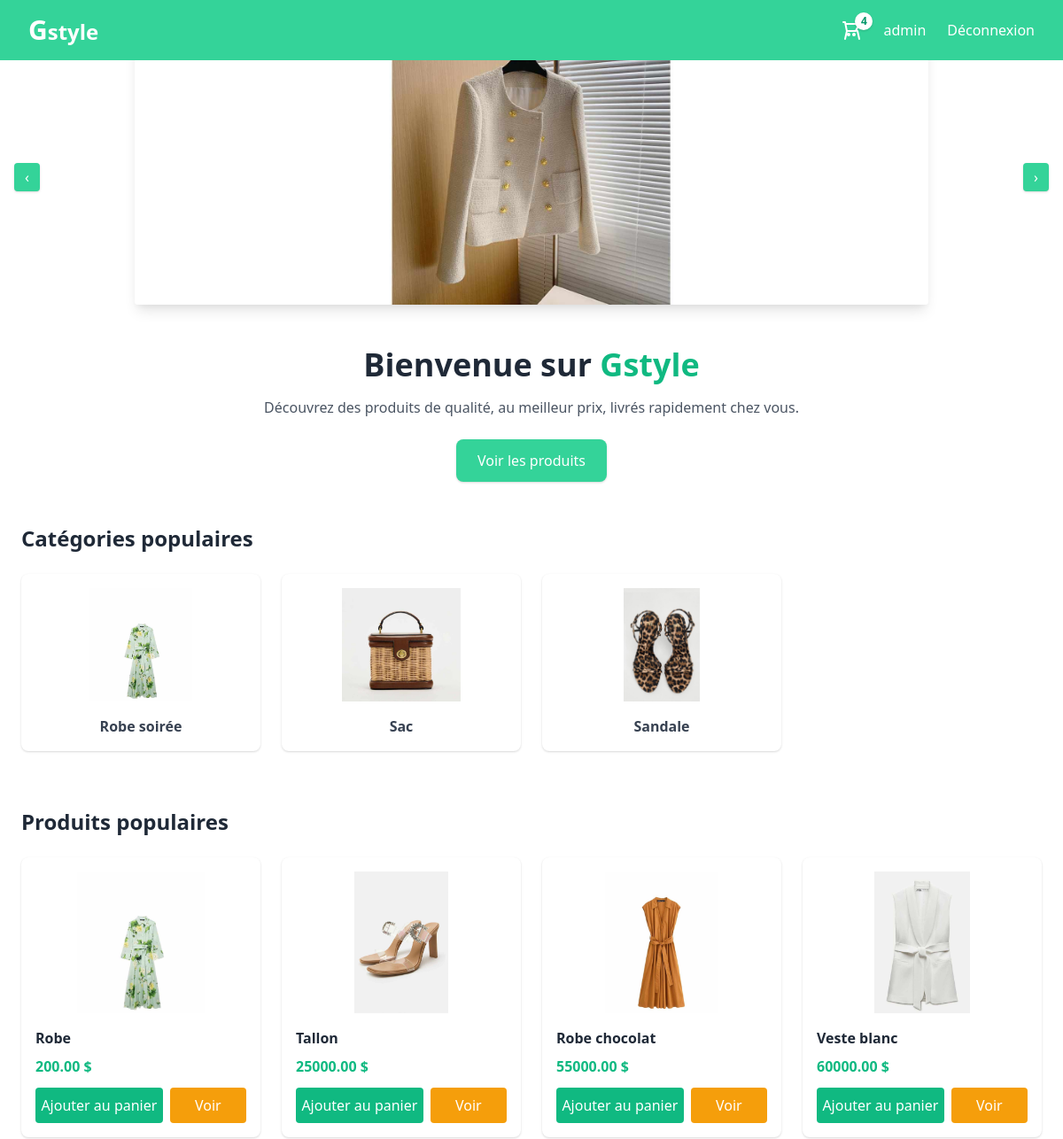
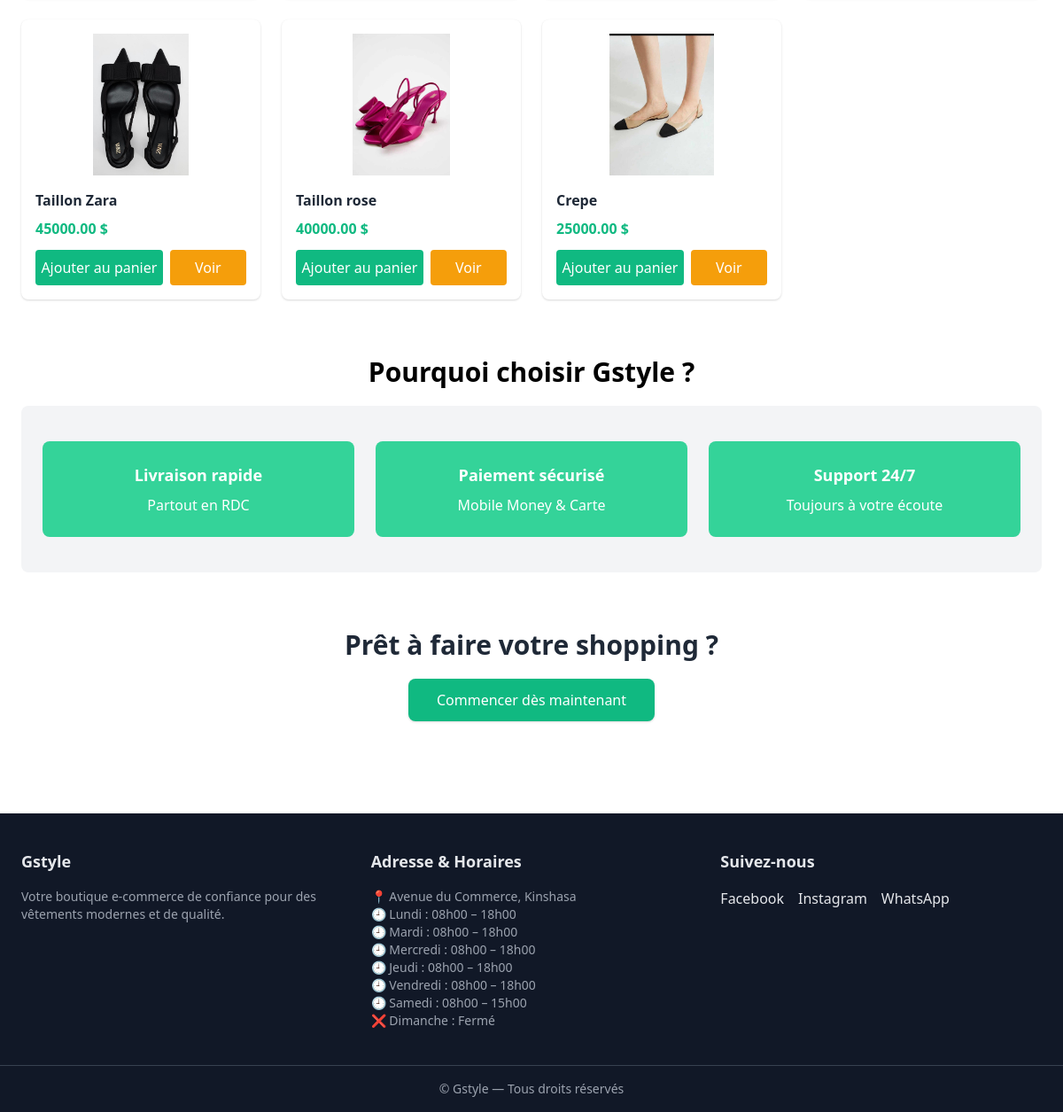
The app's page / (signed in) with its own data (2 pictures, top to bottom).
### panier/models.py (models this page shows, shortened)
class Panier(models.Model):
    user = models.ForeignKey(User, on_delete=models.CASCADE, null=True, blank=True)
    date_creation = models.DateTimeField(auto_now_add=True)
    date_modification = models.DateTimeField(auto_now=True)
    def total_items(self):
        return self.lignepanier_set.count()

### products/models.py (models this page shows, shortened)
class Categorie(models.Model):
    nom = models.CharField(max_length=100)
    image = models.ImageField(upload_to="categories/", blank=True, null=True)
    est_populaire = models.BooleanField(default=False)

class Produit(models.Model):
    nom = models.CharField(max_length=200)
    description = models.TextField()
    prix = models.DecimalField(max_digits=10, decimal_places=2)
    image = models.ImageField(upload_to='products/')
    stock = models.PositiveIntegerField(default=0)
    est_populaire = models.BooleanField(default=False)
    categorie = models.ForeignKey(Categorie, on_delete=models.SET_NULL, null=True, blank=True)

### ecommerce/views.py (the view)
# urls.py: 2. Add a URL to urlpatterns:  path('', views.home, name='home')
def home(request):
    categories_populaires = Categorie.objects.filter(est_populaire=True)
    produits_populaires = Produit.objects.filter(est_populaire=True)[:8]
    context = {
        "categories": categories_populaires,
        "produits": produits_populaires,
    }
    return render(request, "home.html", context)

### panier/context_processors.py (called while the page is built)
def panier_context(request):
    if request.user.is_authenticated:
        panier, _ = Panier.objects.get_or_create(user=request.user)
        return {'panier': panier}
    return {'panier': None}

### ecommerce/templates/home.html (shortened to what this page needs)
{% extends "base.html" %}
{% load static %}
{% block content %}
<section class="text-center mb-12">
    <h1 class="text-4xl font-extrabold text-gray-800">
        Bienvenue sur <span class="text-green-500">Gstyle</span>
    </h1>
    <p class="mt-4 text-gray-600 max-w-2xl mx-auto">
        Découvrez des produits de qualité, au meilleur prix, livrés rapidement chez vous.
    </p>
    <a href="{% url 'products:list_products' %}"
       class="inline-block mt-6 bg-green-400 text-white px-6 py-3 rounded-lg shadow hover:bg-green-600 transition">
        Voir les produits
    </a>
</section>
<section class="mb-16">
    <h2 class="text-2xl font-bold mb-6 text-gray-800">
        Catégories populaires
    </h2>
    <div class="grid grid-cols-1 sm:grid-cols-2 md:grid-cols-4 gap-6">
        {% for cat in categories %}
        <div class="bg-white rounded-lg shadow hover:shadow-lg transition p-4 text-center">
            <img src="{{ cat.image.url }}" class="h-32 mx-auto object-contain" alt="{{ cat.nom }}">
            <h3 class="mt-4 font-semibold text-gray-700">{{ cat.nom }}</h3>
        </div>
        {% empty %}
        <p>Aucune catégorie populaire</p>
        {% endfor %}
    </div>
</section>
<section class="mb-16">
    <h2 class="text-2xl font-bold mb-6 text-gray-800">
        Produits populaires
    </h2>
    <div class="grid grid-cols-1 sm:grid-cols-2 md:grid-cols-4 gap-6">
        {% for prod in produits %}
        <div class="bg-white rounded-lg shadow hover:shadow-lg transition p-4">
            <img src="{{ prod.image.url }}" class="h-40 w-full object-contain" alt="{{ prod.nom }}">
            <h3 class="mt-4 font-semibold text-gray-800">{{ prod.nom }}</h3>
            <p class="text-green-500 font-bold mt-2">{{ prod.prix }} $</p>
            <div class="flex gap-2">
                <a href="{% url 'add_to_cart' prod.id %}" class="w-60 mt-3 bg-green-500 text-white text-center py-2 rounded hover:bg-green-600 transition">
                Ajouter au panier
            </a>
            <a href="{% url 'products:detail' prod.id %}" class="w-36 mt-3 bg-yellow-500 text-white text-center py-2 rounded hover:bg-yellow-600 transition">Voir</a>
            </div>
        </div>
        {% empty %}
        <p>Aucun produit populaire</p>
        {% endfor %}
    </div>
</section>
<h2 class="text-3xl text-center font-bold"> Pourquoi choisir Gstyle ?</h2>
<section class="bg-gray-100 rounded-lg p-10 px-6 mt-5 mb-16">
    <div class="grid grid-cols-1 md:grid-cols-3 gap-6 text-center">
        <div class="bg-green-400 p-6 text-white rounded-lg">
            <h3 class="font-bold text-lg">Livraison rapide</h3>
            <p class="text-white-600 mt-2">Partout en RDC</p>
        </div>
        <div class="bg-green-400 p-6 text-white rounded-lg">
            <h3 class="font-bold text-lg">Paiement sécurisé</h3>
            <p class="text-white-600 mt-2">Mobile Money & Carte</p>
        </div>
        <div class="bg-green-400 p-6 text-white rounded-lg">
            <h3 class="font-bold text-lg">Support 24/7</h3>
            <p class="text-white-600 mt-2">Toujours à votre écoute</p>
        </div>
    </div>
</section>
<section class="text-center mb-10">
    <h2 class="text-3xl font-bold text-gray-800">
        Prêt à faire votre shopping ?
    </h2>
    <a href="{% url 'products:list_products' %}"
       class="inline-block mt-5 bg-green-500 text-white px-8 py-3 rounded-lg shadow hover:bg-green-400 transition">
        Commencer dès maintenant
    </a>
</section>
{% endblock %}

### ecommerce/templates/base.html (shortened to what this page needs)
{% load static %}
<!DOCTYPE html>
<html lang="fr">
<head>
    <link href="https://cdn.jsdelivr.net/npm/tailwindcss@2.2.19/dist/tailwind.min.css" rel="stylesheet">
</head>
<body class="bg-white text-black overflow-x-hidden">
<nav class="fixed top-0 left-0 w-full z-50 bg-green-400 px-8 py-4 flex justify-between items-center">
    <a href="{% url 'home' %}" class="text-white text-2xl font-bold">
        <span class="text-3xl">G</span>style
    </a>
    <div class="flex items-center gap-6">
        <a href="{% url 'cart' %}" class="relative flex items-center text-white font-medium">
            <svg xmlns="http://www.w3.org/2000/svg" class="w-6 h-6" fill="none"
                viewBox="0 0 24 24" stroke="currentColor">
                <path stroke-linecap="round" stroke-linejoin="round" stroke-width="2"
                    d="M3 3h2l.4 2M7 13h10l4-8H5.4M7 13L5.4 5M7 13l-2 9m14-9l2 9m-5-5a1 1 0 11-2 0 1 1 0 012 0zm-6 0a1 1 0 11-2 0 1 1 0 012 0z" />
            </svg>
            <span
                class="absolute -top-2 -right-3
        flex items-center justify-center
        w-5 h-5
        bg-white text-green-600
        text-xs font-bold
        rounded-full
        shadow">
                {{ panier.total_items|default:0 }}
            </span>
        </a>
        {% if request.user.is_authenticated %}
            <span class="text-white">{{ request.user.username }}</span>
            <a href="{% url 'logout' %}" class="text-white hover:text-gray-500">Déconnexion</a>
        {% else %}
            <a href="{% url 'login' %}" class="text-white hover:underline">Connexion</a>
            <a href="{% url 'register' %}" class="text-white hover:underline">Inscription</a>
        {% endif %}
    </div>
</nav>
<div
    x-data="{
        current: 0,
        images: [
            '{% static "images/prod1.jpg" %}',
            '{% static "images/prod2.jpg" %}',
            '{% static "images/prod3.jpg" %}'
        ]
    }"
    x-init="setInterval(() => current = (current + 1) % images.length, 3000)"
    class="relative w-full bg-white flex items-center justify-center py-6"
>
    <div class="relative w-full max-w-4xl h-80 overflow-hidden mx-auto rounded shadow-lg">
    <template x-for="(img, index) in images" :key="index">
        <img
            x-show="current === index"
            x-transition:enter="transition ease-out duration-700"
            x-transition:enter-start="opacity-0 scale-105"
            x-transition:enter-end="opacity-100 scale-100"
            x-transition:leave="transition ease-in duration-500"
            x-transition:leave-start="opacity-100 scale-100"
            x-transition:leave-end="opacity-0 scale-95"
            :src="img"
            class="absolute inset-0 w-full h-full object-contain bg-white"
            alt="Produit"
        >
    </template>
</div>
    <button
        @click="current = current === 0 ? images.length - 1 : current - 1"
        class="absolute left-4 top-1/2 -translate-y-1/2 bg-green-400 text-white px-3 py-1 rounded shadow">
        ‹
    </button>
    <button
        @click="current = current === images.length - 1 ? 0 : current + 1"
        class="absolute right-4 top-1/2 -translate-y-1/2 bg-green-400 text-white px-3 py-1 rounded shadow">
        ›
    </button>
</div>
<div class="p-6">
    {% block content %}{% endblock %}
</div>
<footer class="bg-gray-900 text-gray-200 mt-10">
    <div class="max-w-7xl mx-auto px-6 py-10 grid grid-cols-1 md:grid-cols-3 gap-8">
        <div>
            <h3 class="text-lg font-semibold mb-4">Gstyle</h3>
            <p class="text-sm text-gray-400">
                Votre boutique e-commerce de confiance pour des vêtements modernes
                et de qualité.
            </p>
        </div>
        <div>
            <h3 class="text-lg font-semibold mb-4">Adresse & Horaires</h3>
            <p class="text-sm text-gray-400">
                📍 Avenue du Commerce, Kinshasa<br>
                🕘 Lundi : 08h00 – 18h00<br>
                🕘 Mardi : 08h00 – 18h00<br>
                🕘 Mercredi : 08h00 – 18h00<br>
                🕘 Jeudi : 08h00 – 18h00<br>
                🕘 Vendredi : 08h00 – 18h00<br>
                🕘 Samedi : 08h00 – 15h00<br>
                ❌ Dimanche : Fermé
            </p>
        </div>
        <div>
            <h3 class="text-lg font-semibold mb-4">Suivez-nous</h3>
            <div class="flex space-x-4">
                <a href="#" class="hover:text-green-400 transition">Facebook</a>
                <a href="#" class="hover:text-green-400 transition">Instagram</a>
                <a href="#" class="hover:text-green-400 transition">WhatsApp</a>
            </div>
        </div>
    </div>
    <div class="border-t border-gray-700 text-center py-4 text-sm text-gray-400">
        © {{ now|date:"Y" }} Gstyle — Tous droits réservés
    </div>
</footer>
</body>
</html>

### records on screen
Panier: total_items "4"
Categorie: image (picture), nom "Robe soirée"
Categorie: image (picture), nom "Sac"
Categorie: image (picture), nom "Sandale"
Produit: image (picture), nom "Robe", prix "200.00"
Produit: image (picture), nom "Tallon", prix "25000.00"
Produit: image (picture), nom "Robe chocolat", prix "55000.00"
Produit: image (picture), nom "Veste blanc", prix "60000.00"
Produit: image (picture), nom "Taillon Zara", prix "45000.00"
Produit: image (picture), nom "Taillon rose", prix "40000.00"
Produit: image (picture), nom "Crepe", prix "25000.00"

### other values on screen
{{ request.user.username }} "admin"
